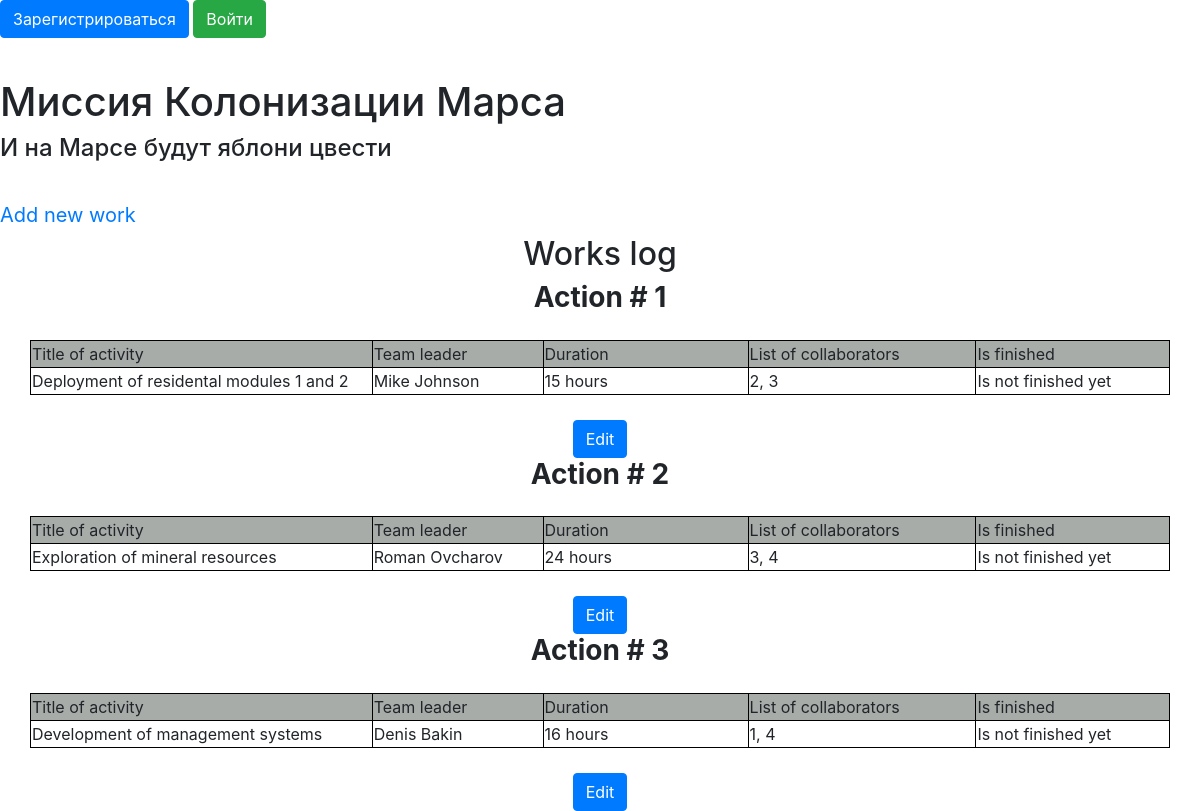
The app's page /works with its own data.
### data/jobs.py (models this page shows, shortened)
class Jobs(SqlAlchemyBase, UserMixin):
    __tablename__ = 'jobs'
    id = sqlalchemy.Column(sqlalchemy.Integer, primary_key=True, autoincrement=True, unique=True)
    team_leader = sqlalchemy.Column(sqlalchemy.Integer, sqlalchemy.ForeignKey('users.id'))
    job = sqlalchemy.Column(sqlalchemy.String)
    work_size = sqlalchemy.Column(sqlalchemy.Integer)
    collaborators = sqlalchemy.Column(sqlalchemy.String)
    start_date = sqlalchemy.Column(sqlalchemy.DateTime, default=datetime.datetime.now())
    end_date = sqlalchemy.Column(sqlalchemy.DateTime)
    is_finished = sqlalchemy.Column(sqlalchemy.Boolean)

### data/users.py (models this page shows, shortened)
class User(SqlAlchemyBase, UserMixin):
    __tablename__ = 'users'
    id = sqlalchemy.Column(sqlalchemy.Integer, primary_key=True, autoincrement=True)
    surname = sqlalchemy.Column(sqlalchemy.String)
    name = sqlalchemy.Column(sqlalchemy.String)
    age = sqlalchemy.Column(sqlalchemy.Integer)
    position = sqlalchemy.Column(sqlalchemy.String)
    speciality = sqlalchemy.Column(sqlalchemy.String)
    address = sqlalchemy.Column(sqlalchemy.String)
    email = sqlalchemy.Column(sqlalchemy.String, unique=True)
    hashed_password = sqlalchemy.Column(sqlalchemy.String)
    modified_date = sqlalchemy.Column(sqlalchemy.DateTime, default=datetime.datetime.now)

### main.py (the view)
@app.route('/works')
def works():
    session = db_session.create_session()
    works = session.query(Jobs).all()
    params = {'title': 'Works log',
              'session': session,
              'works': works,
              'User': User
              }
    return render_template('works_log.html', **params)

### data/db_session.py (called while the page is built)
def create_session() -> Session:
    global __factory
    return __factory()

### templates/works_log.html (shortened to what this page needs)
{% extends 'base.html' %}
{% block content %}
<nav>
    <br>
    <a class="navbar-brand" href="/add_work">Add new work</a>
</nav>
<div align="center">
    <h2>Works log</h2>
    {% for i in works %}
    <h3><strong>Action # {{ loop.index }}</strong></h3>
    <table align="center" width="95%">
        <tr style="background-color: #A8ACA9;">
            <td width="30%">Title of activity</td>
            <td width="18">Team leader</td>
            <td width="18%">Duration</td>
            <td width="20%">List of collaborators</td>
            <td width="17%">Is finished</td>
        </tr>
        <tr>
            <td>{{ i.job }}</td>
            <td>{{ session.query(User).filter(User.id == i.team_leader)[0].name + ' ' + session.query(User).filter(User.id == i.team_leader)[0].surname }}</td>
            <td>{{ i.work_size }} hours</td>
            <td>{{ i.collaborators }}</td>
            {% if i.is_finished %}
            <td>Is finished</td>
            {% else %}
            <td>Is not finished yet</td>
            {% endif %}
        </tr>
    </table>
    <a class="btn btn-primary" href="/edit_work/{{ loop.index }}">Edit</a>
    {% endfor %}
</div>
{% endblock %}

### templates/base.html (shortened to what this page needs)
<!DOCTYPE html>
<html lang="en">
<head>
    <link rel="stylesheet" href="https://maxcdn.bootstrapcdn.com/bootstrap/4.0.0-alpha.4/css/bootstrap.min.css">
</head>
<body>
<nav>
    {% if current_user.is_authenticated %}
    <a class="navbar-brand" href="/logout">{{ current_user.name }}     </a>
    <a class="navbar-brand" href="/works">     View works log</a>
{% else %}
    <p>
        <a class="btn btn-primary " href="/register">Зарегистрироваться</a>
        <a class="btn btn-success" href="/login">Войти</a>
    </p>
{% endif %}
</nav>
<br>
<h1>Миссия Колонизации Марса</h1>
<h4>И на Марсе будут яблони цвести</h4>
{% block content %}
{% endblock %}
</body>
</html>

### templates/works_log.html (style rules this page uses)
table { border-collapse: collapse; }
table, th, td { border: 1px solid black; margin-top: 25px; margin-bottom: 25px; }

### records on screen
Jobs: job "Deployment of residental modules 1 and 2", query "Mike Johnson", work_size "15", collaborators "2, 3", is_finished "Is not finished yet"
Jobs: job "Exploration of mineral resources", query "Roman Ovcharov", work_size "24", collaborators "3, 4", is_finished "Is not finished yet"
Jobs: job "Development of management systems", query "Denis Bakin", work_size "16", collaborators "1, 4", is_finished "Is not finished yet"
